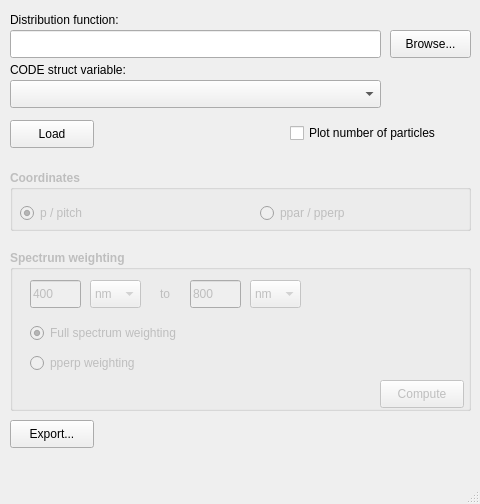
<?xml version="1.0" encoding="UTF-8"?>
<ui version="4.0">
 <class>MainWindow</class>
 <widget class="QMainWindow" name="MainWindow">
  <property name="geometry">
   <rect>
    <x>0</x>
    <y>0</y>
    <width>480</width>
    <height>504</height>
   </rect>
  </property>
  <property name="windowTitle">
   <string>SOFT Distribution</string>
  </property>
  <widget class="QWidget" name="centralwidget">
   <widget class="QLabel" name="label">
    <property name="geometry">
     <rect>
      <x>10</x>
      <y>10</y>
      <width>181</width>
      <height>20</height>
     </rect>
    </property>
    <property name="text">
     <string>Distribution function:</string>
    </property>
   </widget>
   <widget class="QLineEdit" name="tbFunction">
    <property name="geometry">
     <rect>
      <x>10</x>
      <y>30</y>
      <width>371</width>
      <height>28</height>
     </rect>
    </property>
   </widget>
   <widget class="QPushButton" name="btnBrowse">
    <property name="geometry">
     <rect>
      <x>390</x>
      <y>30</y>
      <width>81</width>
      <height>28</height>
     </rect>
    </property>
    <property name="text">
     <string>Browse...</string>
    </property>
   </widget>
   <widget class="QPushButton" name="btnLoad">
    <property name="geometry">
     <rect>
      <x>10</x>
      <y>120</y>
      <width>84</width>
      <height>28</height>
     </rect>
    </property>
    <property name="text">
     <string>Load</string>
    </property>
   </widget>
   <widget class="QComboBox" name="cbVariable">
    <property name="geometry">
     <rect>
      <x>10</x>
      <y>80</y>
      <width>371</width>
      <height>28</height>
     </rect>
    </property>
   </widget>
   <widget class="QLabel" name="label_2">
    <property name="geometry">
     <rect>
      <x>10</x>
      <y>60</y>
      <width>181</width>
      <height>20</height>
     </rect>
    </property>
    <property name="text">
     <string>CODE struct variable:</string>
    </property>
   </widget>
   <widget class="QCheckBox" name="cbPlotParticles">
    <property name="geometry">
     <rect>
      <x>290</x>
      <y>120</y>
      <width>181</width>
      <height>26</height>
     </rect>
    </property>
    <property name="text">
     <string>Plot number of particles</string>
    </property>
   </widget>
   <widget class="QGroupBox" name="gbCoordinates">
    <property name="enabled">
     <bool>false</bool>
    </property>
    <property name="geometry">
     <rect>
      <x>10</x>
      <y>170</y>
      <width>461</width>
      <height>61</height>
     </rect>
    </property>
    <property name="font">
     <font>
      <weight>75</weight>
      <bold>true</bold>
     </font>
    </property>
    <property name="title">
     <string>Coordinates</string>
    </property>
    <widget class="QRadioButton" name="rbPPitch">
     <property name="geometry">
      <rect>
       <x>10</x>
       <y>30</y>
       <width>106</width>
       <height>26</height>
      </rect>
     </property>
     <property name="font">
      <font>
       <weight>50</weight>
       <bold>false</bold>
      </font>
     </property>
     <property name="text">
      <string>p / pitch</string>
     </property>
     <property name="checked">
      <bool>true</bool>
     </property>
    </widget>
    <widget class="QRadioButton" name="rbPparPperp">
     <property name="geometry">
      <rect>
       <x>250</x>
       <y>30</y>
       <width>106</width>
       <height>26</height>
      </rect>
     </property>
     <property name="font">
      <font>
       <weight>50</weight>
       <bold>false</bold>
      </font>
     </property>
     <property name="text">
      <string>ppar / pperp</string>
     </property>
    </widget>
   </widget>
   <widget class="QGroupBox" name="gbSWeighting">
    <property name="enabled">
     <bool>false</bool>
    </property>
    <property name="geometry">
     <rect>
      <x>10</x>
      <y>250</y>
      <width>461</width>
      <height>161</height>
     </rect>
    </property>
    <property name="font">
     <font>
      <weight>75</weight>
      <bold>true</bold>
     </font>
    </property>
    <property name="title">
     <string>Spectrum weighting</string>
    </property>
    <widget class="QLineEdit" name="tbLambda2">
     <property name="geometry">
      <rect>
       <x>180</x>
       <y>30</y>
       <width>51</width>
       <height>28</height>
      </rect>
     </property>
     <property name="font">
      <font>
       <weight>50</weight>
       <bold>false</bold>
      </font>
     </property>
     <property name="text">
      <string>800</string>
     </property>
    </widget>
    <widget class="QComboBox" name="cbLambda2Unit">
     <property name="geometry">
      <rect>
       <x>240</x>
       <y>30</y>
       <width>51</width>
       <height>28</height>
      </rect>
     </property>
     <property name="font">
      <font>
       <weight>50</weight>
       <bold>false</bold>
      </font>
     </property>
     <property name="currentText">
      <string>nm</string>
     </property>
     <property name="currentIndex">
      <number>1</number>
     </property>
     <item>
      <property name="text">
       <string>pm</string>
      </property>
     </item>
     <item>
      <property name="text">
       <string>nm</string>
      </property>
     </item>
     <item>
      <property name="text">
       <string>µm</string>
      </property>
     </item>
     <item>
      <property name="text">
       <string>mm</string>
      </property>
     </item>
     <item>
      <property name="text">
       <string>m</string>
      </property>
     </item>
    </widget>
    <widget class="QLabel" name="label_5">
     <property name="geometry">
      <rect>
       <x>150</x>
       <y>30</y>
       <width>21</width>
       <height>28</height>
      </rect>
     </property>
     <property name="font">
      <font>
       <weight>50</weight>
       <bold>false</bold>
      </font>
     </property>
     <property name="text">
      <string>to</string>
     </property>
    </widget>
    <widget class="QComboBox" name="cbLambda1Unit">
     <property name="geometry">
      <rect>
       <x>80</x>
       <y>30</y>
       <width>51</width>
       <height>28</height>
      </rect>
     </property>
     <property name="font">
      <font>
       <weight>50</weight>
       <bold>false</bold>
      </font>
     </property>
     <property name="currentText">
      <string>nm</string>
     </property>
     <property name="currentIndex">
      <number>1</number>
     </property>
     <item>
      <property name="text">
       <string>pm</string>
      </property>
     </item>
     <item>
      <property name="text">
       <string>nm</string>
      </property>
     </item>
     <item>
      <property name="text">
       <string>µm</string>
      </property>
     </item>
     <item>
      <property name="text">
       <string>mm</string>
      </property>
     </item>
     <item>
      <property name="text">
       <string>m</string>
      </property>
     </item>
    </widget>
    <widget class="QLineEdit" name="tbLambda1">
     <property name="geometry">
      <rect>
       <x>20</x>
       <y>30</y>
       <width>51</width>
       <height>28</height>
      </rect>
     </property>
     <property name="font">
      <font>
       <weight>50</weight>
       <bold>false</bold>
      </font>
     </property>
     <property name="text">
      <string>400</string>
     </property>
    </widget>
    <widget class="QRadioButton" name="rbFullSpectrum">
     <property name="geometry">
      <rect>
       <x>20</x>
       <y>70</y>
       <width>191</width>
       <height>26</height>
      </rect>
     </property>
     <property name="font">
      <font>
       <weight>50</weight>
       <bold>false</bold>
      </font>
     </property>
     <property name="text">
      <string>Full spectrum weighting</string>
     </property>
     <property name="checked">
      <bool>true</bool>
     </property>
    </widget>
    <widget class="QRadioButton" name="rbPperpVisible">
     <property name="geometry">
      <rect>
       <x>20</x>
       <y>100</y>
       <width>191</width>
       <height>26</height>
      </rect>
     </property>
     <property name="font">
      <font>
       <weight>50</weight>
       <bold>false</bold>
      </font>
     </property>
     <property name="text">
      <string>pperp weighting</string>
     </property>
    </widget>
    <widget class="QPushButton" name="btnComputeW">
     <property name="geometry">
      <rect>
       <x>370</x>
       <y>130</y>
       <width>84</width>
       <height>28</height>
      </rect>
     </property>
     <property name="font">
      <font>
       <weight>50</weight>
       <bold>false</bold>
      </font>
     </property>
     <property name="text">
      <string>Compute</string>
     </property>
    </widget>
   </widget>
   <widget class="QPushButton" name="pushButton">
    <property name="geometry">
     <rect>
      <x>10</x>
      <y>420</y>
      <width>84</width>
      <height>28</height>
     </rect>
    </property>
    <property name="text">
     <string>Export...</string>
    </property>
   </widget>
   <zorder>gbCoordinates</zorder>
   <zorder>gbSWeighting</zorder>
   <zorder>label</zorder>
   <zorder>tbFunction</zorder>
   <zorder>btnBrowse</zorder>
   <zorder>btnLoad</zorder>
   <zorder>cbVariable</zorder>
   <zorder>label_2</zorder>
   <zorder>cbPlotParticles</zorder>
   <zorder>pushButton</zorder>
  </widget>
  <widget class="QMenuBar" name="menubar">
   <property name="geometry">
    <rect>
     <x>0</x>
     <y>0</y>
     <width>480</width>
     <height>25</height>
    </rect>
   </property>
  </widget>
  <widget class="QStatusBar" name="statusbar"/>
 </widget>
 <resources/>
 <connections/>
</ui>
